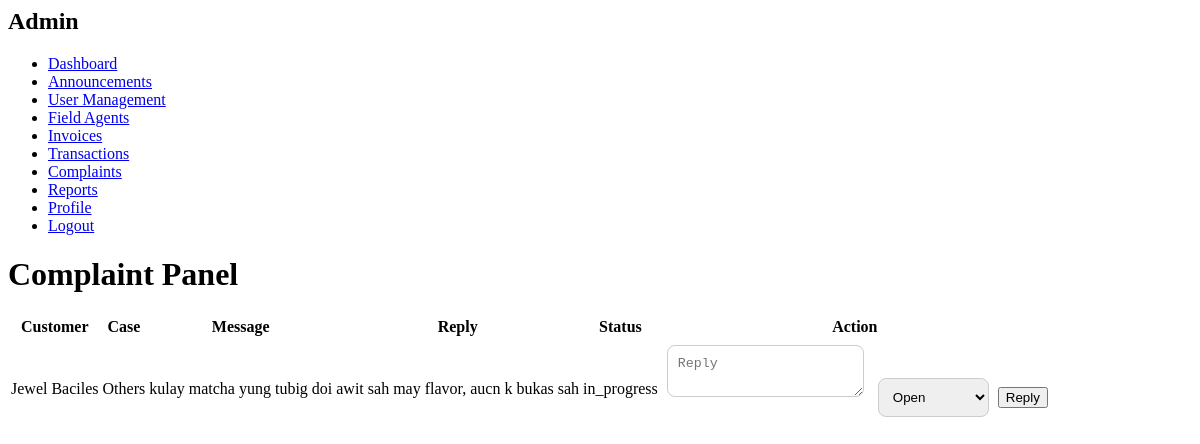
The app's page /complaints_admin.php (signed in), older data.
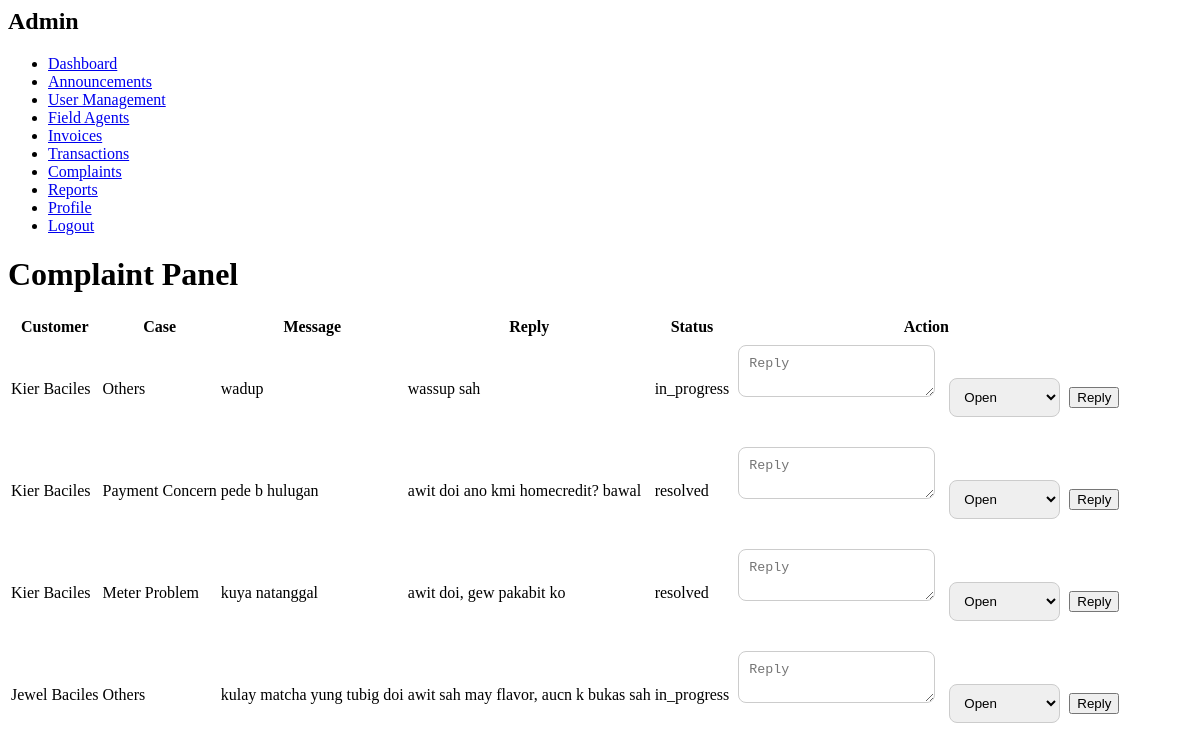
The same page, newer data.
### tables this page shows
CREATE TABLE `complaints` (
  `id` int(11) NOT NULL,
  `user_id` int(11) DEFAULT NULL,
  `subject` varchar(150) DEFAULT NULL,
  `message` text DEFAULT NULL,
  `reply` text DEFAULT NULL,
  `status` enum('open','in_progress','resolved') DEFAULT 'open',
  `created_at` timestamp NOT NULL DEFAULT current_timestamp(),
  `replied_at` datetime DEFAULT NULL
);

CREATE TABLE `users` (
  `id` int(11) NOT NULL,
  `first_name` varchar(50) DEFAULT NULL,
  `last_name` varchar(50) DEFAULT NULL,
  `email` varchar(100) DEFAULT NULL,
  `contact_no` varchar(20) DEFAULT NULL,
  `password` varchar(255) DEFAULT NULL,
  `role` enum('user','admin','accountant','agent') DEFAULT 'user',
  `meter_number` varchar(50) DEFAULT NULL,
  `barangay` varchar(100) DEFAULT NULL,
  `street` varchar(100) DEFAULT NULL,
  `status` enum('active','inactive') DEFAULT 'active',
  `created_at` timestamp NOT NULL DEFAULT current_timestamp(),
  `user_code` varchar(50) DEFAULT NULL,
  `avatar` varchar(255) DEFAULT 'default.png'
);

### complaints_admin.php (the view, shortened to what this page needs)
<?php
include "db.php";
$complaints = $conn->query("
    SELECT c.*, u.first_name, u.last_name
    FROM complaints c
    JOIN users u ON c.user_id = u.id
    ORDER BY c.created_at DESC
");
?>
<link rel="stylesheet" href="dashboard.css">
<div class="layout">
    <div class="sidebar">
        <h2>Admin</h2>
        <ul>
            <li><a href="admin_dashboard.php">Dashboard</a></li>
            <li><a href="announcements.php">Announcements</a></li>
            <li><a href="user_management.php">User Management</a></li>
            <li><a href="agent_management.php">Field Agents</a></li>
            <li><a href="invoices.php">Invoices</a></li>
            <li><a href="transactions.php">Transactions</a></li>
            <li><a href="complaints_admin.php">Complaints</a></li>
            <li><a href="reports.php">Reports</a></li>
            <li><a href="profile.php">Profile</a></li>
            <li><a href="logout.php">Logout</a></li>
        </ul>
    </div>
    <div class="main">
        <h1>Complaint Panel</h1>
        <table>
            <tr>
                <th>Customer</th>
                <th>Case</th>
                <th>Message</th>
                <th>Reply</th>
                <th>Status</th>
                <th>Action</th>
            </tr>
            <?php while($c = $complaints->fetch_assoc()): ?>
            <tr>
                <td><?php echo $c['first_name']." ".$c['last_name']; ?></td>
                <td><?php echo $c['subject']; ?></td>
                <td><?php echo $c['message']; ?></td>
                <td><?php echo $c['reply']; ?></td>
                <td><?php echo $c['status']; ?></td>
                <td>
                    <form method="POST">
                        <textarea name="reply" placeholder="Reply" required></textarea>
                        <select name="status">
                            <option value="open">Open</option>
                        </select>
                        <button name="reply_complaint">Reply</button>
                    </form>
                </td>
            </tr>
            <?php endwhile; ?>
        </table>
    </div>
</div>

### dashboard.css (style rules this page uses)
textarea, input, select { padding:10px; margin:5px; border-radius:8px; border:1px solid #ccc; }

Row changes from the older to the newer data that the page shows:
added complaints: user.first_name "Kier", user.last_name "Baciles", subject "Others", message "wadup", reply "wassup sah", status "in_progress"
added complaints: user.first_name "Kier", user.last_name "Baciles", subject "Payment Concern", message "pede b hulugan", reply "awit doi ano kmi homecredit? bawal", status "resolved"
added complaints: user.first_name "Kier", user.last_name "Baciles", subject "Meter Problem", message "kuya natanggal", reply "awit doi, gew pakabit ko", status "resolved"
